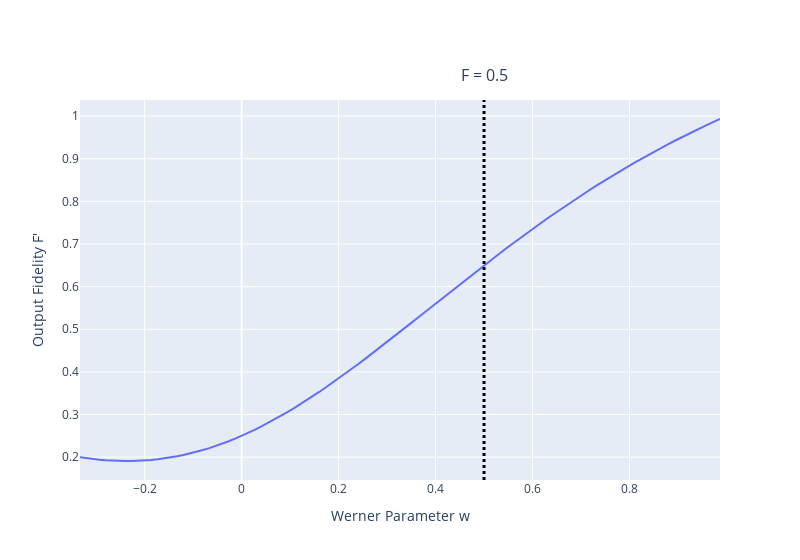

Notebook cell for this chart:
### Code cell
def F_to_werner(F):
    """ Returns werner parameter starting from the fidelity.
    
    Keyword arguments:
    F -- fidelity
    """
    return ((4*F - 1) / 3)

F_in = np.arange(0.0, 1.0, 0.01)

# compute the werner parameter for the input fidelity
w_in = F_to_werner(F_in)

fig = go.Figure()

fig.add_trace(go.Scatter(x=w_in, y=output_fidelity(F_in),
                    mode='lines',
                    name="w(F)"))

fig.update_layout(
    xaxis_title='Werner Parameter w',
    yaxis_title="Output Fidelity F'",
    width=800,
    shapes=[
        dict(
            type="line",
            xref="x", yref="paper",
            x0=0.5, y0=0, x1=0.5, y1=1,
            line=dict(color="black", width=3, dash="dot")
        )
    ],
    annotations=[
        dict(
            x=0.5, y=1.1, xref="x", yref="paper",
            showarrow=False,
            text="F = 0.5",
            font=dict(size=16)
        )
    ]
)

fig.show()

### Figure 1 — Plotly figure (JSON) as saved in the notebook; plotly's stock layout.template omitted (floating-point values rounded to 4 significant figures)
{"data": [{"mode": "lines", "name": "w(F)", "type": "scatter", "x": [-0.3333, -0.32, -0.3067, -0.2933, -0.28, -0.2667, -0.2533, -0.24, -0.2267, -0.2133, -0.2, -0.1867, -0.1733, -0.16, -0.1467, -0.1333, -0.12, -0.1067, -0.09333, -0.08, -0.06667, -0.05333, -0.04, -0.02667, -0.01333, 0, 0.01333, 0.02667, 0.04, 0.05333, 0.06667, 0.08, 0.09333, 0.1067, 0.12, 0.1333, 0.1467, 0.16, 0.1733, 0.1867, 0.2, 0.2133, 0.2267, 0.24, 0.2533, 0.2667, 0.28, 0.2933, 0.3067, 0.32, 0.3333, 0.3467, 0.36, 0.3733, 0.3867, 0.4, 0.4133, 0.4267, 0.44, 0.4533, 0.4667, 0.48, 0.4933, 0.5067, 0.52, 0.5333, 0.5467, 0.56, 0.5733, 0.5867, 0.6, 0.6133, 0.6267, 0.64, 0.6533, 0.6667, 0.68, 0.6933, 0.7067, 0.72, 0.7333, 0.7467, 0.76, 0.7733, 0.7867, 0.8, 0.8133, 0.8267, 0.84, 0.8533, 0.8667, 0.88, 0.8933, 0.9067, 0.92, 0.9333, 0.9467, 0.96, 0.9733, 0.9867], "y": [0.2, 0.1978, 0.1958, 0.1942, 0.1929, 0.1919, 0.1913, 0.191, 0.1911, 0.1915, 0.1923, 0.1935, 0.195, 0.197, 0.1993, 0.202, 0.205, 0.2085, 0.2124, 0.2166, 0.2212, 0.2262, 0.2316, 0.2374, 0.2435, 0.25, 0.2568, 0.264, 0.2716, 0.2794, 0.2876, 0.2961, 0.3049, 0.314, 0.3233, 0.333, 0.3428, 0.353, 0.3633, 0.3739, 0.3846, 0.3956, 0.4067, 0.4179, 0.4293, 0.4409, 0.4525, 0.4643, 0.4761, 0.488, 0.5, 0.512, 0.5241, 0.5362, 0.5483, 0.5603, 0.5724, 0.5845, 0.5965, 0.6085, 0.6204, 0.6323, 0.6441, 0.6559, 0.6675, 0.6791, 0.6905, 0.7019, 0.7131, 0.7243, 0.7353, 0.7462, 0.757, 0.7676, 0.7781, 0.7885, 0.7987, 0.8088, 0.8187, 0.8285, 0.8382, 0.8476, 0.857, 0.8662, 0.8752, 0.8841, 0.8929, 0.9015, 0.9099, 0.9182, 0.9264, 0.9344, 0.9423, 0.95, 0.9575, 0.965, 0.9722, 0.9794, 0.9864, 0.9933]}], "layout": {"annotations": [{"font": {"size": 16}, "showarrow": false, "text": "F = 0.5", "x": 0.5, "xref": "x", "y": 1.1, "yref": "paper"}], "shapes": [{"line": {"color": "black", "dash": "dot", "width": 3}, "type": "line", "x0": 0.5, "x1": 0.5, "xref": "x", "y0": 0, "y1": 1, "yref": "paper"}], "width": 800, "xaxis": {"title": {"text": "Werner Parameter w"}}, "yaxis": {"title": {"text": "Output Fidelity F'"}}}}
